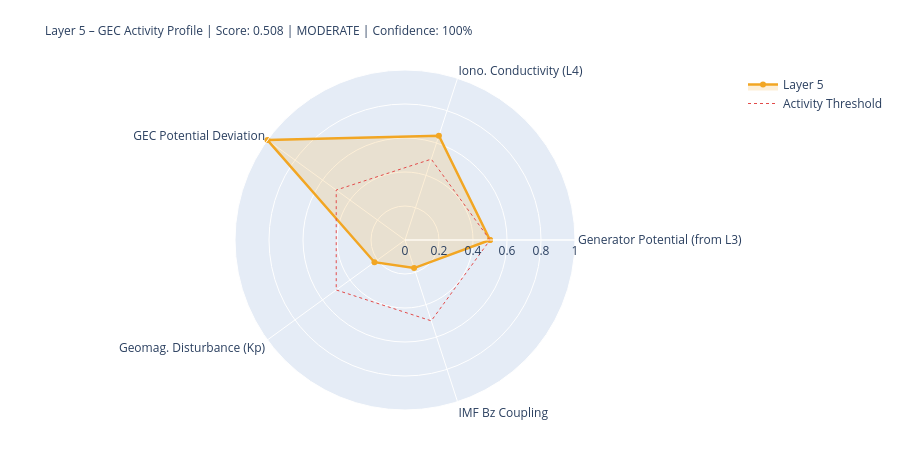

Notebook cell for this chart:
### Markdown cell above
---
## 5. State Assessment & Handoff to Layer 6

### Code cell
# ============================================================
# LAYER-5-SCORE
# ============================================================

# Components
# 1) Generator activity (Layer-3-driven)
gen_score = norm(generator_strength, 0.3, 2.0)
gen_src   = 'from_layer3' if l3_thunder_score is not None else 'estimated'

# 2) Ionospheric conductivity (Layer-4-driven)
iono_score = norm(iono_cond_factor, 0.7, 1.4)
iono_src   = 'from_layer4' if l4_ioniz is not None else 'estimated'

# 3) GEC potential deviation from reference
pot_score = norm(abs(delta_V_pct), 0, 30)  # 0 = at reference, 1 = 30% deviation
pot_src   = 'derived'

# 4) Geomagnetic disturbance (Kp) – modulates vertical currents
kp_score = norm(kp_val, 0, 9)
kp_src   = 'primary' if kp_now is not None else 'from_layer4'

# 5) IMF Bz coupling (southward = stronger M-I coupling → GEC influence)
bz_score = norm(-(bz_now or 0), -5, 30) if bz_now is not None else None
bz_src   = 'primary' if bz_now is not None else 'missing'

COMPONENTS = {
    'Generator Potential (from L3)':  {'score': gen_score,   'source': 'derived_from_layer3', 'dynamic': True},
    'Iono. Conductivity (L4)':      {'score': iono_score,  'source': iono_src, 'dynamic': True},
    'GEC Potential Deviation':      {'score': pot_score,   'source': pot_src,  'dynamic': True},
    'Geomag. Disturbance (Kp)':         {'score': kp_score,    'source': kp_src,   'dynamic': True},
    'IMF Bz Coupling':               {'score': bz_score,    'source': bz_src,   'dynamic': True},
}

available   = {k: v['score'] for k, v in COMPONENTS.items() if v['score'] is not None}
unavailable = [k for k, v in COMPONENTS.items() if v['score'] is None]
layer5_score = round(sum(available.values()) / len(available), 4) if available else None
confidence   = round(len(available) / len(COMPONENTS), 2)
level = ('unknown' if layer5_score is None
         else 'quiet'   if layer5_score < 0.3
         else 'moderate' if layer5_score < 0.6
         else 'active')
dominant_l5 = max(available, key=available.get) if available else 'none'

# Kp consistency: separate 1-min raw value from score value
kp_1m_raw   = kp_now          # directly from API (can be 0.0 during live measurement)
kp_for_score = kp_val          # from Layer-0 context or estimated value if needed
kp_score_src = kp_src

W = 68
print('=' * W)
print('LAYER 5 – GLOBAL ELECTRIC CIRCUIT – STATE ASSESSMENT')
print('=' * W)
for name, comp in COMPONENTS.items():
    s = comp['score']
    if s is not None:
        bar = '█' * int(s*20) + '░' * (20-int(s*20))
        print(f'  {name:<34} {bar}  {s:.3f}  [{comp["source"]}]')
    else:
        print(f'  {name:<34} {"─"*20}  n/a   [missing]')
print('-' * W)
print(f'  Score:         {layer5_score:.3f}  ({len(available)}/{len(COMPONENTS)} components)')
print(f'  Confidence:    {confidence:.0%}')
print(f'  Level:         {level.upper()}')
print(f'  Dominant:      {dominant_l5}')
print(f'  V_iono:        {V_iono_mod:.1f} kV  (Δ {delta_V_pct:+.1f}% vs. Ref)')
print(f'  I_total:       {I_total_mod:.1f} A   (Δ {delta_I_pct:+.1f}% vs. Ref)')
print('=' * W)

# Radar
cats   = list(available.keys())
vals_r = list(available.values())
if len(cats) >= 3:
    fig = go.Figure()
    fig.add_trace(go.Scatterpolar(
        r=vals_r + [vals_r[0]], theta=cats + [cats[0]],
        fill='toself', fillcolor='rgba(242,166,35,0.18)',
        line=dict(color='#F2A623', width=2.5), name='Layer 5'
    ))
    fig.add_trace(go.Scatterpolar(
        r=[0.5]*(len(cats)+1), theta=cats+[cats[0]],
        line=dict(color='#E24B4A', dash='dot', width=1),
        mode='lines', name='Activity Threshold'
    ))
    fig.update_layout(
        title=dict(
            text=f'Layer 5 – GEC Activity Profile | Score: {layer5_score:.3f} | {level.upper()} | Confidence: {confidence:.0%}',
            font=dict(size=12)
        ),
        polar=dict(radialaxis=dict(visible=True, range=[0,1])),
        height=450, showlegend=True,
        margin=dict(l=80, r=80, t=70, b=40)
    )
    fig.show()

### Figure 1 — Plotly figure (JSON) as saved in the notebook; plotly's stock layout.template omitted (floating-point values rounded to 4 significant figures)
{"data": [{"fill": "toself", "fillcolor": "rgba(242,166,35,0.18)", "line": {"color": "#F2A623", "width": 2.5}, "name": "Layer 5", "r": [0.5, 0.6454, 1.0, 0.2222, 0.1737, 0.5], "theta": ["Generator Potential (from L3)", "Iono. Conductivity (L4)", "GEC Potential Deviation", "Geomag. Disturbance (Kp)", "IMF Bz Coupling", "Generator Potential (from L3)"], "type": "scatterpolar"}, {"line": {"color": "#E24B4A", "dash": "dot", "width": 1}, "mode": "lines", "name": "Activity Threshold", "r": [0.5, 0.5, 0.5, 0.5, 0.5, 0.5], "theta": ["Generator Potential (from L3)", "Iono. Conductivity (L4)", "GEC Potential Deviation", "Geomag. Disturbance (Kp)", "IMF Bz Coupling", "Generator Potential (from L3)"], "type": "scatterpolar"}], "layout": {"height": 450, "margin": {"b": 40, "l": 80, "r": 80, "t": 70}, "polar": {"radialaxis": {"range": [0, 1], "visible": true}}, "showlegend": true, "title": {"font": {"size": 12}, "text": "Layer 5 – GEC Activity Profile | Score: 0.508 | MODERATE | Confidence: 100%"}}}
